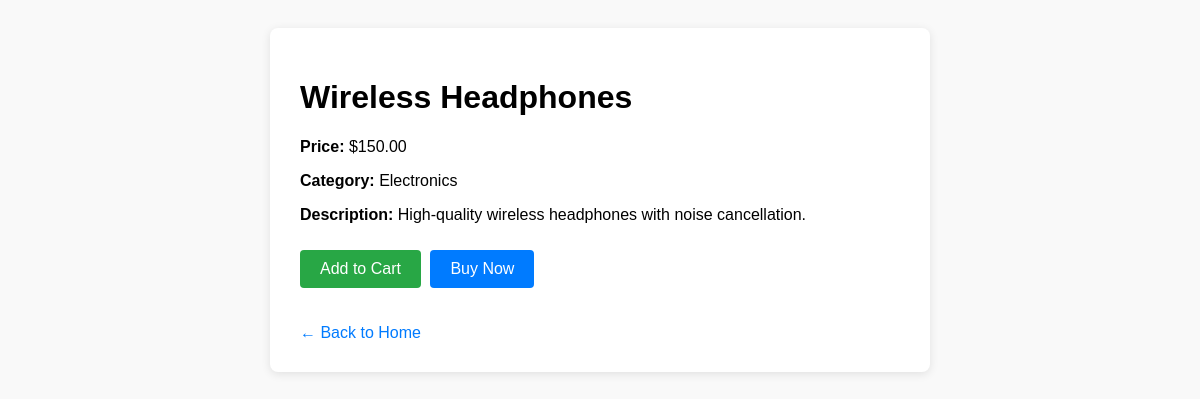
The app's page /wireless-headphones/ with its own data.
### products/models.py (models this page shows, shortened)
class Product(models.Model):
    product_name = models.CharField(max_length=255)
    slug = models.SlugField(max_length= 200, blank=True)
    category = models.ForeignKey(Category,related_name="products", on_delete=models.CASCADE)
    price = models.DecimalField(max_digits=10, decimal_places=2)
    description = models.TextField()
    sold = models.BooleanField(default=False)
    is_sale = models.BooleanField(default=False)
    date_of_sale = models.DateField(null=True, blank=True)

class Category(models.Model):
    category_name = models.CharField(max_length=255)
    slug = models.SlugField(max_length= 200, blank=True)
    class Meta:
        verbose_name_plural = "Categories"

### app/views.py (the view)
# urls.py: path('<slug:slug>/', product_detail, name='product_detail'),
def product_detail(request, slug):
    try:
        product = Product.objects.get(slug=slug)
    except Product.DoesNotExist:
        raise Http404("Product does not exist")
    context = { 'product': product }
    return render(request, 'product_detail.html', context)

### templates/product_detail.html (shortened to what this page needs)
<!DOCTYPE html>
<html lang="en">
<head>
</head>
<body>
    <div class="product-detail">
        <h1>{{ product.product_name }}</h1>
        <p><strong>Price:</strong> ${{ product.price }}</p>
        <p><strong>Category:</strong> {{ product.category.category_name }}</p>
        <p><strong>Description:</strong> {{ product.description }}</p>
        <button class="btn btn-add" id="addToCartBtn">Add to Cart</button>
        <button class="btn btn-buy" id="buyNowBtn">Buy Now</button>
        <a class="back-link" href="/">← Back to Home</a>
    </div>
</body>
</html>

### templates/product_detail.html (style rules this page uses)
body { font-family: Arial, sans-serif; background: #f9f9f9; padding: 20px; }
.product-detail { background: white; padding: 30px; border-radius: 8px; width: 600px; margin: auto; box-shadow: 0 2px 10px rgba(0,0,0,0.1); }
.back-link { display: inline-block; margin-top: 20px; color: #007BFF; text-decoration: none; }
.btn { padding: 10px 20px; margin: 10px 5px 0 0; border: none; border-radius: 4px; cursor: pointer; font-size: 16px; }
.btn-add { background-color: #28a745; color: white; }
.btn-buy { background-color: #007bff; color: white; }

### records on screen
Product: product_name "Wireless Headphones", price "150.00", category.category_name "Electronics", description "High-quality wireless headphones with noise cancellation."
